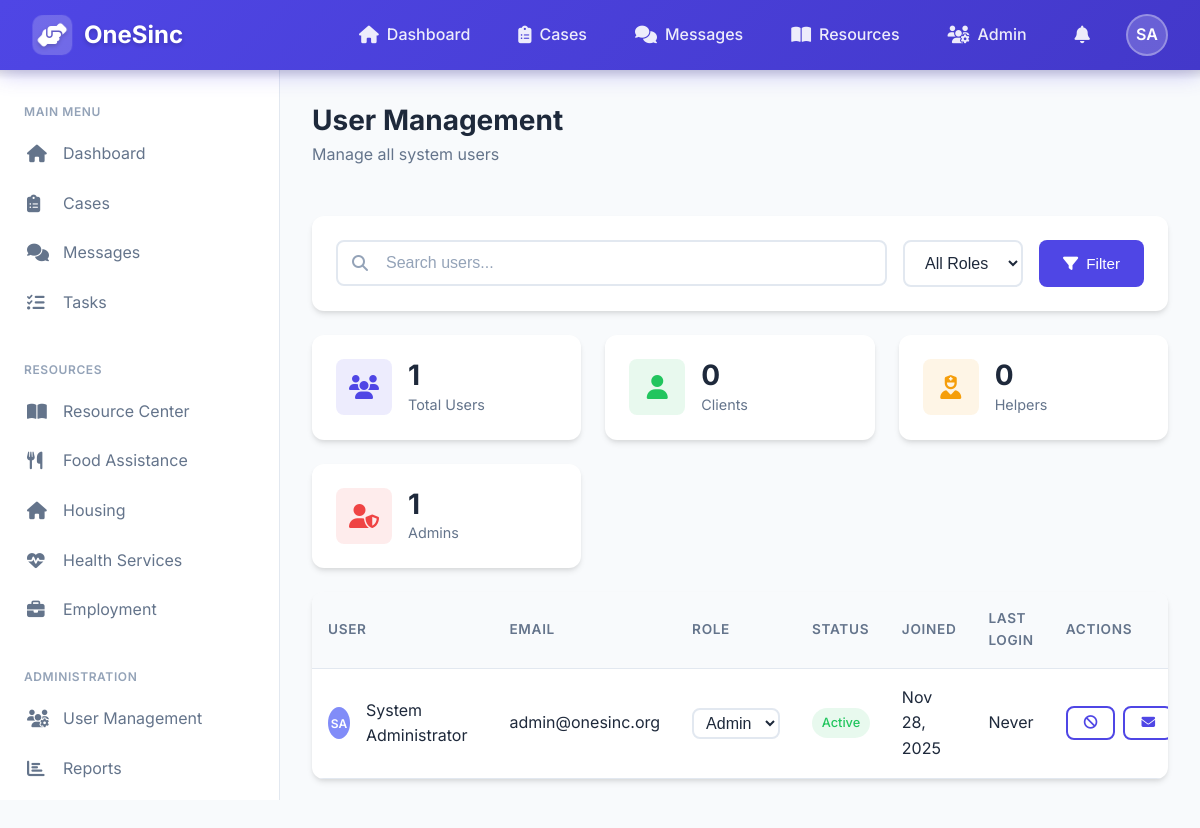
The page /admin/users.php (signed in) on the database its author committed.
### tables this page shows
CREATE TABLE IF NOT EXISTS users (
    id INT PRIMARY KEY AUTO_INCREMENT,
    email VARCHAR(255) UNIQUE NOT NULL,
    password_hash VARCHAR(255) NOT NULL,
    first_name VARCHAR(100) NOT NULL,
    last_name VARCHAR(100) NOT NULL,
    phone VARCHAR(20),
    role ENUM('client', 'helper', 'admin') DEFAULT 'client',
    profile_image VARCHAR(255),
    language_preference VARCHAR(10) DEFAULT 'en',
    accessibility_settings JSON,
    is_active BOOLEAN DEFAULT TRUE,
    email_verified BOOLEAN DEFAULT FALSE,
    created_at TIMESTAMP DEFAULT CURRENT_TIMESTAMP,
    updated_at TIMESTAMP DEFAULT CURRENT_TIMESTAMP ON UPDATE CURRENT_TIMESTAMP,
    last_login TIMESTAMP NULL
);

### includes/functions.php (called while the page is built, shortened)
<?php
function getCurrentUserRole() {
    return $_SESSION['user_role'] ?? null;
}
function formatDate($date, $format = 'M j, Y') {
    return date($format, strtotime($date));
}
function getFullName($user) {
    return $user['first_name'] . ' ' . $user['last_name'];
}
function getInitials($user) {
    $first = !empty($user['first_name']) ? substr($user['first_name'], 0, 1) : '';
    $last = !empty($user['last_name']) ? substr($user['last_name'], 0, 1) : '';
    $initials = strtoupper($first . $last);
    return $initials ?: '?';
}
function splitFullName($fullName) {
    $parts = explode(' ', trim($fullName));
    return [
        'first_name' => $parts[0] ?? '',
        'last_name' => isset($parts[1]) ? implode(' ', array_slice($parts, 1)) : ''
    ];
}

### config/database.php (called while the page is built, shortened)
<?php
function getDBConnection() {
    static $pdo = null;
    if ($pdo === null) {
        $dsn = "mysql:host=" . DB_HOST . ";dbname=" . DB_NAME . ";charset=" . DB_CHARSET;
        try {
            $pdo = new PDO($dsn, DB_USER, DB_PASS, PDO_OPTIONS);
        } catch (PDOException $e) {
            error_log("Database connection failed: " . $e->getMessage());
            return null;
        }
    }
    return $pdo;
}
function executeQuery($sql, $params = []) {
    $pdo = getDBConnection();
    try {
        $stmt = $pdo->prepare($sql);
        $stmt->execute($params);
        return $stmt;
    } catch (PDOException $e) {
        error_log("Query execution failed: " . $e->getMessage());
        return false;
    }
}

### admin/users.php (the view, shortened to what this page needs)
<?php
$search = $_GET['search'] ?? '';
$sql = "SELECT * FROM users WHERE 1=1";
$params = [];
$sql .= " ORDER BY created_at DESC";
$stmt = executeQuery($sql, $params);
$users = $stmt ? $stmt->fetchAll() : [];
include __DIR__ . '/../templates/header.php';
?>
<div class="page-header d-flex justify-between align-center" style="flex-wrap: wrap; gap: 1rem;">
    <div>
        <h1 class="page-title">User Management</h1>
        <p class="page-subtitle">Manage all system users</p>
    </div>
</div>
<div class="card mb-3">
    <div class="card-body">
        <form method="GET" class="d-flex gap-2" style="flex-wrap: wrap;">
            <div class="input-group flex-1" style="min-width: 250px;">
                <i class="input-icon fas fa-search"></i>
                <input type="text" name="search" class="form-control" placeholder="Search users..."
                       value="<?php echo htmlspecialchars($search); ?>">
            </div>
            <select name="role" class="form-control" style="width: auto;">
                <option value="">All Roles</option>
            </select>
            <button type="submit" class="btn btn-primary">
                <i class="fas fa-filter"></i> Filter
            </button>
        </form>
    </div>
</div>
<div class="stats-grid mb-3">
    <?php
    $clientCount = count(array_filter($users, function($u) { return $u['role'] === 'client'; }));
    $helperCount = count(array_filter($users, function($u) { return $u['role'] === 'helper'; }));
    $adminCount = count(array_filter($users, function($u) { return $u['role'] === 'admin'; }));
    ?>
    <div class="stat-card">
        <div class="stat-icon primary"><i class="fas fa-users"></i></div>
        <div class="stat-info">
            <div class="stat-value"><?php echo count($users); ?></div>
            <div class="stat-label">Total Users</div>
        </div>
    </div>
    <div class="stat-card">
        <div class="stat-icon success"><i class="fas fa-user"></i></div>
        <div class="stat-info">
            <div class="stat-value"><?php echo $clientCount; ?></div>
            <div class="stat-label">Clients</div>
        </div>
    </div>
    <div class="stat-card">
        <div class="stat-icon warning"><i class="fas fa-user-nurse"></i></div>
        <div class="stat-info">
            <div class="stat-value"><?php echo $helperCount; ?></div>
            <div class="stat-label">Helpers</div>
        </div>
    </div>
    <div class="stat-card">
        <div class="stat-icon danger"><i class="fas fa-user-shield"></i></div>
        <div class="stat-info">
            <div class="stat-value"><?php echo $adminCount; ?></div>
            <div class="stat-label">Admins</div>
        </div>
    </div>
</div>
<div class="card">
    <div class="card-body p-0">
        <div class="table-responsive">
            <table class="table">
                <thead>
                    <tr>
                        <th>User</th>
                        <th>Email</th>
                        <th>Role</th>
                        <th>Status</th>
                        <th>Joined</th>
                        <th>Last Login</th>
                        <th>Actions</th>
                    </tr>
                </thead>
                <tbody>
                    <?php foreach ($users as $user): ?>
                        <tr>
                            <td>
                                <div class="d-flex align-center gap-2">
                                    <div class="avatar avatar-sm">
                                        <?php echo getInitials($user); ?>
                                    </div>
                                    <span><?php echo htmlspecialchars(getFullName($user)); ?></span>
                                </div>
                            </td>
                            <td><?php echo htmlspecialchars($user['email']); ?></td>
                            <td>
                                <form method="POST" style="display: inline;">
                                    <select name="role" class="form-control" style="width: auto; padding: 0.25rem 0.5rem;"
                                            onchange="this.form.submit()">
                                        <option value="admin" <?php echo $user['role'] === 'admin' ? 'selected' : ''; ?>>Admin</option>
                                    </select>
                                </form>
                            </td>
                            <td>
                                <?php if ($user['is_active']): ?>
                                    <span class="badge badge-success">Active</span>
                                <?php else: ?>
                                    <span class="badge badge-danger">Inactive</span>
                                <?php endif; ?>
                            </td>
                            <td><?php echo formatDate($user['created_at']); ?></td>
                            <td><?php echo $user['last_login'] ? formatDateTime($user['last_login']) : 'Never'; ?></td>
                            <td>
                                <div class="table-actions">
                                    <form method="POST" style="display: inline;">
                                        <button type="submit" class="btn btn-sm btn-outline"
                                                title="<?php echo $user['is_active'] ? 'Deactivate' : 'Activate'; ?>">
                                            <i class="fas fa-<?php echo $user['is_active'] ? 'ban' : 'check'; ?>"></i>
                                        </button>
                                    </form>
                                    <a href="../messages.php?to=<?php echo $user['id']; ?>" class="btn btn-sm btn-outline" title="Message">
                                        <i class="fas fa-envelope"></i>
                                    </a>
                                </div>
                            </td>
                        </tr>
                    <?php endforeach; ?>
                </tbody>
            </table>
        </div>
    </div>
</div>
<?php include __DIR__ . '/../templates/footer.php'; ?>

### templates/header.php (shortened to what this page needs)
<?php
$currentPage = basename($_SERVER['PHP_SELF'], '.php');
$userRole = getCurrentUserRole();
$userName = $_SESSION['user_name'] ?? 'User';
?>
<!DOCTYPE html>
<html lang="en">
<head>
    <link href="https://fonts.cdnfonts.com/css/opendyslexic" rel="stylesheet">
    <link rel="stylesheet" href="https://cdnjs.cloudflare.com/ajax/libs/font-awesome/6.4.0/css/all.min.css">
    <link rel="stylesheet" href="css/style.css">
</head>
<body>
    <nav class="navbar">
        <a href="dashboard.php" class="navbar-brand">
            <div class="navbar-brand-icon">
                <i class="fas fa-hands-helping"></i>
            </div>
            <span><?php echo APP_NAME; ?></span>
        </a>
        <div class="navbar-menu">
            <a href="dashboard.php" class="navbar-item <?php echo $currentPage === 'dashboard' ? 'active' : ''; ?>">
                <i class="fas fa-home"></i>
                <span>Dashboard</span>
            </a>
            <a href="requests.php" class="navbar-item <?php echo $currentPage === 'requests' ? 'active' : ''; ?>">
                <i class="fas fa-clipboard-list"></i>
                <span><?php echo $userRole === ROLE_CLIENT ? 'My Requests' : 'Cases'; ?></span>
            </a>
            <a href="messages.php" class="navbar-item <?php echo $currentPage === 'messages' ? 'active' : ''; ?>">
                <i class="fas fa-comments"></i>
                <span>Messages</span>
            </a>
            <a href="resources.php" class="navbar-item <?php echo $currentPage === 'resources' ? 'active' : ''; ?>">
                <i class="fas fa-book-open"></i>
                <span>Resources</span>
            </a>
            <?php if ($userRole === ROLE_ADMIN): ?>
                <a href="admin/users.php" class="navbar-item">
                    <i class="fas fa-users-cog"></i>
                    <span>Admin</span>
                </a>
            <?php endif; ?>
            <a href="notifications.php" class="navbar-item <?php echo $currentPage === 'notifications' ? 'active' : ''; ?>">
                <i class="fas fa-bell"></i>
            </a>
        </div>
        <div class="user-menu">
            <div class="user-avatar" data-dropdown="user-dropdown">
                <?php echo getInitials(splitFullName($userName)); ?>
            </div>
        </div>
    </nav>
    <aside class="sidebar">
        <div class="sidebar-section">
            <div class="sidebar-title">Main Menu</div>
            <ul class="sidebar-nav">
                <li>
                    <a href="dashboard.php" class="sidebar-link <?php echo $currentPage === 'dashboard' ? 'active' : ''; ?>">
                        <i class="fas fa-home"></i> Dashboard
                    </a>
                </li>
                <li>
                    <a href="requests.php" class="sidebar-link <?php echo $currentPage === 'requests' ? 'active' : ''; ?>">
                        <i class="fas fa-clipboard-list"></i> <?php echo $userRole === ROLE_CLIENT ? 'My Requests' : 'Cases'; ?>
                    </a>
                </li>
                <li>
                    <a href="messages.php" class="sidebar-link <?php echo $currentPage === 'messages' ? 'active' : ''; ?>">
                        <i class="fas fa-comments"></i> Messages
                    </a>
                </li>
                <li>
                    <a href="tasks.php" class="sidebar-link <?php echo $currentPage === 'tasks' ? 'active' : ''; ?>">
                        <i class="fas fa-tasks"></i> Tasks
                    </a>
                </li>
            </ul>
        </div>
        <div class="sidebar-section">
            <div class="sidebar-title">Resources</div>
            <ul class="sidebar-nav">
                <li>
                    <a href="resources.php" class="sidebar-link <?php echo $currentPage === 'resources' ? 'active' : ''; ?>">
                        <i class="fas fa-book-open"></i> Resource Center
                    </a>
                </li>
                <li>
                    <a href="resources.php?category=food" class="sidebar-link">
                        <i class="fas fa-utensils"></i> Food Assistance
                    </a>
                </li>
                <li>
                    <a href="resources.php?category=housing" class="sidebar-link">
                        <i class="fas fa-home"></i> Housing
                    </a>
                </li>
                <li>
                    <a href="resources.php?category=health" class="sidebar-link">
                        <i class="fas fa-heartbeat"></i> Health Services
                    </a>
                </li>
                <li>
                    <a href="resources.php?category=employment" class="sidebar-link">
                        <i class="fas fa-briefcase"></i> Employment
                    </a>
                </li>
            </ul>
        </div>
        <?php if ($userRole === ROLE_ADMIN): ?>
        <div class="sidebar-section">
            <div class="sidebar-title">Administration</div>
            <ul class="sidebar-nav">
                <li>
                    <a href="admin/users.php" class="sidebar-link">
                        <i class="fas fa-users-cog"></i> User Management
                    </a>
                </li>
                <li>
                    <a href="admin/reports.php" class="sidebar-link">
                        <i class="fas fa-chart-bar"></i> Reports
                    </a>
                </li>
                <li>
                    <a href="admin/settings.php" class="sidebar-link">
                    </a>
                </li>
            </ul>
        </div>
        <?php endif; ?>
    </aside>
    <main class="main-content">

### rows shown on the page
users: getInitials(splitFullName($userName)) "SA", role "0", role "1", getInitials($user) "SA", getFullName($user) "System Administrator", email "admin@onesinc.org", role "Admin", is_active "Active", created_at "Nov 28, 2025", shows "Never"

### other values the page prints
APP_NAME "OneSinc"
count($users) "1"
